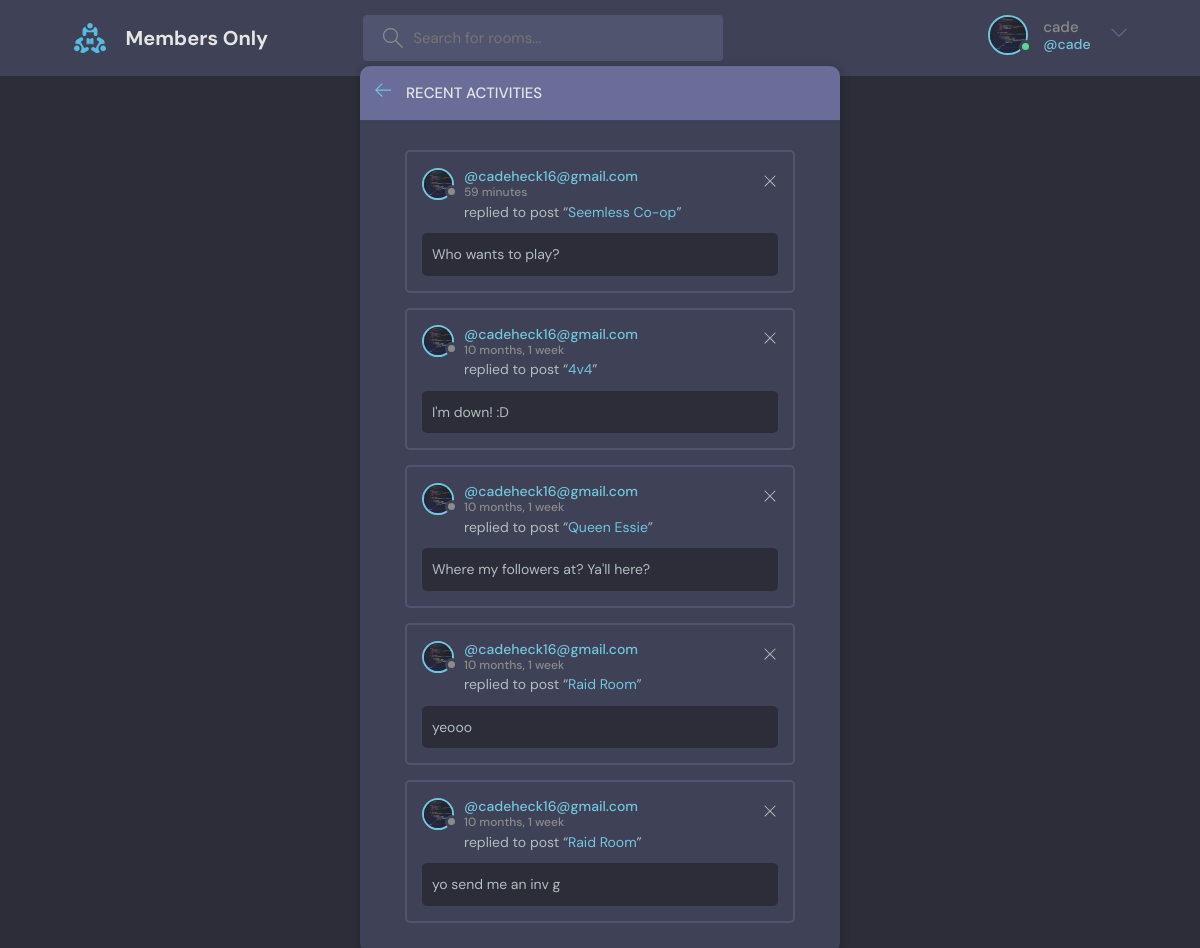
/activity/ (signed in), run on the app's committed database.
### base/models.py (models this page shows, shortened)
class User(AbstractUser):
    name = models.CharField(max_length=200, null=True)
    email = models.EmailField(unique=True, null=True)
    bio = models.TextField(null=True)
    avatar = models.ImageField(null=True, default="avatar.svg")
    USERNAME_FIELD = 'email'
    REQUIRED_FIELDS = []

class Message(models.Model):
    user = models.ForeignKey(User, on_delete=models.CASCADE)
    room = models.ForeignKey(Room, on_delete=models.CASCADE)
    body = models.TextField()
    updated = models.DateTimeField(auto_now=True)
    created = models.DateTimeField(auto_now_add=True)
    class Meta:
        ordering = ['-updated', '-created']

class Room(models.Model):
    host = models.ForeignKey(User, on_delete=models.SET_NULL, null=True)
    topic = models.ForeignKey(Topic, on_delete=models.SET_NULL, null=True)
    name = models.CharField(max_length=200)
    description = models.TextField(null=True, blank=True)
    participants = models.ManyToManyField(User, related_name='participants', blank=True)
    updated = models.DateTimeField(auto_now=True)
    created = models.DateTimeField(auto_now_add=True)
    class Meta:
        ordering = ['-updated', '-created']
    def __str__(self):
        return str(self.name)

### base/views.py (the view)
# urls.py: path('activity/', views.activityPage, name='activity'),
def activityPage(request):
    room_messages = Message.objects.all()[0:5]
    context = {'room_messages':room_messages}
    return render(request, 'base/activity.html', context)

### base/templates/base/activity.html (shortened to what this page needs)
{% extends 'main.html' %}
    {% block content %}
    <main class="layout">
      <div class="container">
        <div class="layout__box">
          <div class="layout__boxHeader">
            <div class="layout__boxTitle">
              <a href="{% url 'home' %}">
                <svg version="1.1" xmlns="http://www.w3.org/2000/svg" width="32" height="32" viewBox="0 0 32 32">
                  <title>arrow-left</title>
                  <path
                    d="M13.723 2.286l-13.723 13.714 13.719 13.714 1.616-1.611-10.96-10.96h27.625v-2.286h-27.625l10.965-10.965-1.616-1.607z"
                  ></path>
                </svg>
              </a>
              <h3>Recent Activities</h3>
            </div>
          </div>
          <div class="activities-page layout__body">
            {% for message in room_messages %}
            <div class="activities__box">
              <div class="activities__boxHeader roomListRoom__header">
                <a href="{% url 'user-profile' message.user.id %}" class="roomListRoom__author">
                  <div class="avatar avatar--small">
                    <img src="{{message.user.avatar.url}}" />
                  </div>
                  <p>
                    @{{message.user}}
                    <span>{{message.created | timesince}}</span>
                  </p>
                </a>
                <div class="roomListRoom__actions">
                  {% if request.user == message.user %}
                  <a href="{% url 'delete-message' message.id %}">
                    <svg version="1.1" xmlns="http://www.w3.org/2000/svg" width="32" height="32" viewBox="0 0 32 32">
                      <title>remove</title>
                      <path
                        d="M27.314 6.019l-1.333-1.333-9.98 9.981-9.981-9.981-1.333 1.333 9.981 9.981-9.981 9.98 1.333 1.333 9.981-9.98 9.98 9.98 1.333-1.333-9.98-9.98 9.98-9.981z"
                      ></path>
                    </svg>
                  </a>
                  {% endif %}
                </div>
              </div>
              <div class="activities__boxContent">
                <p>replied to post “<a href="{% url 'room' message.user.id %}">{{message.room}}</a>”</p>
                <div class="activities__boxRoomContent">
                  {{message.body}}
                </div>
              </div>
            </div>
            {% endfor %}
          </div>
        </div>
      </div>
    </main>
 {% endblock %}

### templates/navbar.html (shortened to what this page needs)
{% load static %}
 <header class="header header--loggedIn">
    <div class="container">
      <a href="{% url 'home' %}" class="header__logo">
        <img src="{% static 'images/logo.svg' %}" />
        <h1>Members Only</h1>
      </a>
      <form class="header__search" method="GET" action="{% url 'home' %}">
        <label>
          <input placeholder="Search for rooms..." name="query" />
        </label>
      </form>
      <nav class="header__menu">
        {%  if request.user.is_authenticated %}
        <div class="header__user">
          <a href="{% url 'user-profile' user.id %}">
            <div class="avatar avatar--medium active">
              <img src="{{request.user.avatar.url}}" />
            </div>
            <p>{{request.user.username}} <span>@{{request.user.username}}</span></p>
          </a>
          <button class="dropdown-button">
            <svg version="1.1" xmlns="http://www.w3.org/2000/svg" width="32" height="32" viewBox="0 0 32 32">
              <title>chevron-down</title>
              <path d="M16 21l-13-13h-3l16 16 16-16h-3l-13 13z"></path>
            </svg>
          </button>
        </div>
        {% endif %}
      </nav>
    </div>
  </header>
<body>

### data on the page
User: user.avatar (picture), user.username "cade"
Message: user.avatar (picture), user "cadeheck16@gmail.com", created "59 minutes", room "Seemless Co-op", body "Who wants to play?"
Message: user.avatar (picture), user "cadeheck16@gmail.com", created "10 months, 1 week", room "4v4", body "I'm down! :D"
Message: user.avatar (picture), user "cadeheck16@gmail.com", created "10 months, 1 week", room "Queen Essie", body "Where my followers at? Ya'll here?"
Message: user.avatar (picture), user "cadeheck16@gmail.com", created "10 months, 1 week", room "Raid Room", body "yeooo"
Message: user.avatar (picture), user "cadeheck16@gmail.com", created "10 months, 1 week", room "Raid Room", body "yo send me an inv g"
